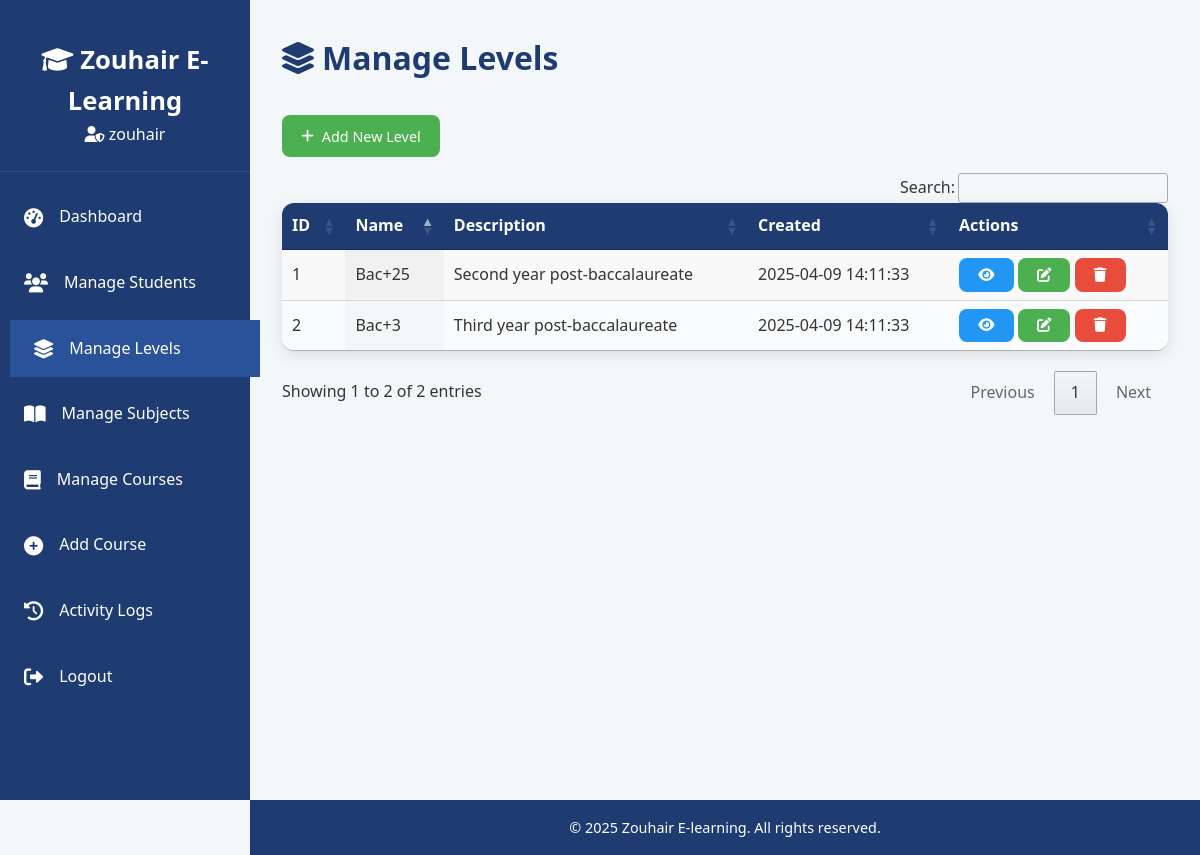
Screenshot of /admin/manage_levels.php (signed in) with the database file from the repository.
### tables this page shows
CREATE TABLE `levels` (
  `id` int(11) NOT NULL,
  `name` varchar(50) NOT NULL,
  `description` text DEFAULT NULL,
  `created_at` datetime DEFAULT current_timestamp()
);

### admin/manage_levels.php (the view, shortened to what this page needs)
<?php
 require_once '../includes/db_connect.php';
$levels = $db->query("SELECT * FROM levels ORDER BY name ASC");
?>
<!DOCTYPE html>
<html lang="en">
<head>
    <link rel="stylesheet" href="../assets/css/admin.css">
    <link rel="stylesheet" href="https://cdn.datatables.net/1.11.5/css/jquery.dataTables.min.css">
    <link rel="stylesheet" href="https://cdnjs.cloudflare.com/ajax/libs/font-awesome/6.0.0-beta3/css/all.min.css">
</head>
<body>
    <?php include '../includes/header.php'; ?>
    <main class="dashboard">
        <h1><i class="fas fa-layer-group"></i> Manage Levels</h1>
        <a href="add_level.php" class="btn-action add"><i class="fas fa-plus"></i> Add New Level</a>
        <table id="levelsTable" class="display">
            <thead>
                <tr>
                    <th>ID</th>
                    <th>Name</th>
                    <th>Description</th>
                    <th>Created</th>
                    <th>Actions</th>
                </tr>
            </thead>
            <tbody>
                <?php while ($level = $levels->fetch_assoc()): ?>
                    <tr>
                        <td><?php echo $level['id']; ?></td>
                        <td><?php echo htmlspecialchars($level['name']); ?></td>
                        <td><?php echo htmlspecialchars($level['description'] ?: 'N/A'); ?></td>
                        <td><?php echo $level['created_at']; ?></td>
                        <td>
                            <a href="view_level.php?id=<?php echo $level['id']; ?>" class="btn-action view" title="View"><i class="fas fa-eye"></i></a>
                            <a href="edit_level.php?id=<?php echo $level['id']; ?>" class="btn-action edit" title="Edit"><i class="fas fa-edit"></i></a>
                            <a href="delete_level.php?id=<?php echo $level['id']; ?>" class="btn-action delete" onclick="return confirm('Are you sure?');" title="Delete"><i class="fas fa-trash"></i></a>
                        </td>
                    </tr>
                <?php endwhile; ?>
            </tbody>
        </table>
    </main>
    <?php include '../includes/footer.php'; ?>
</body>
</html>

### includes/header.php (shortened to what this page needs)
<?php
require_once '../includes/db_connect.php';
$admin_id = $_SESSION['admin_id'];
$admin = $db->query("SELECT username FROM admins WHERE id = $admin_id")->fetch_assoc();
$admin_name = $admin ? htmlspecialchars($admin['username']) : 'Admin';
?>
<!DOCTYPE html>
<html lang="en">
<head>
    <link rel="stylesheet" href="../assets/css/admin.css">
    <link rel="stylesheet" href="https://cdn.datatables.net/1.11.5/css/jquery.dataTables.min.css">
    <link rel="stylesheet" href="https://cdnjs.cloudflare.com/ajax/libs/font-awesome/6.0.0-beta3/css/all.min.css">
</head>
<body>
    <aside class="sidebar">
        <div class="sidebar-header">
            <h2><i class="fas fa-graduation-cap"></i> Zouhair E-Learning</h2>
            <p class="admin-name"><i class="fas fa-user-shield"></i> <?php echo $admin_name; ?></p>
        </div>
        <nav class="sidebar-nav">
            <ul>
                <li><a href="../admin/dashboard.php" <?php echo basename($_SERVER['PHP_SELF']) == 'dashboard.php' ? 'class="active"' : ''; ?>><i class="fas fa-tachometer-alt"></i> <span>Dashboard</span></a></li>
                <li><a href="../admin/manage_students.php" <?php echo basename($_SERVER['PHP_SELF']) == 'manage_students.php' ? 'class="active"' : ''; ?>><i class="fas fa-users"></i> <span>Manage Students</span></a></li>
                <li><a href="../admin/manage_levels.php" <?php echo basename($_SERVER['PHP_SELF']) == 'manage_levels.php' ? 'class="active"' : ''; ?>><i class="fas fa-layer-group"></i> <span>Manage Levels</span></a></li>
                <li><a href="../admin/manage_subjects.php" <?php echo basename($_SERVER['PHP_SELF']) == 'manage_subjects.php' ? 'class="active"' : ''; ?>><i class="fas fa-book-open"></i> <span>Manage Subjects</span></a></li>
                <li><a href="../admin/manage_courses.php" <?php echo basename($_SERVER['PHP_SELF']) == 'manage_courses.php' ? 'class="active"' : ''; ?>><i class="fas fa-book"></i> <span>Manage Courses</span></a></li>
                <li><a href="../admin/add_course.php" <?php echo basename($_SERVER['PHP_SELF']) == 'add_course.php' ? 'class="active"' : ''; ?>><i class="fas fa-plus-circle"></i> <span>Add Course</span></a></li>
                <li><a href="../admin/activity_logs.php" <?php echo basename($_SERVER['PHP_SELF']) == 'activity_logs.php' ? 'class="active"' : ''; ?>><i class="fas fa-history"></i> <span>Activity Logs</span></a></li>
                <li><a href="../admin/logout.php"><i class="fas fa-sign-out-alt"></i> <span>Logout</span></a></li>
            </ul>
        </nav>
    </aside>
    <div class="main-content">

### assets/css/admin.css (style rules this page uses)
* { margin: 0; padding: 0; box-sizing: border-box; font-family: 'Segoe UI', Tahoma, Geneva, Verdana, sans-serif; }
body { background: #f4f7fa; color: #333; line-height: 1.6; overflow-x: hidden; }
.sidebar { position: fixed; top: 0; left: 0; width: 250px; height: 100vh; background: #1e3c72; color: #fff; padding: 1rem 0; transition: transform 0.3s ease; z-index: 1000; }
.sidebar-header { padding: 1.5rem; text-align: center; border-bottom: 1px solid rgba(255, 255, 255, 0.1); }
.sidebar-header h2 { font-size: 1.6rem; font-weight: 600; }
.sidebar-nav ul { list-style: none; margin-top: 1rem; }
.sidebar-nav li { margin: 0.5rem 0; }
.sidebar-nav a { display: flex; align-items: center; padding: 1rem 1.5rem; color: #fff; text-decoration: none; transition: all 0.3s ease; }
.sidebar-nav a:hover, .sidebar-nav a.active { background: #2a5298; transform: translateX(10px); }
.sidebar-nav i { margin-right: 1rem; font-size: 1.2rem; }
.main-content { margin-left: 250px; padding: 2rem; min-height: 100vh; background: #f4f7fa; transition: margin-left 0.3s ease; }
.dashboard h1 { font-size: 2rem; margin-bottom: 2rem; color: #1e3c72; display: flex; align-items: center; gap: 0.5rem; }
.display { width: 100%; border-collapse: collapse; background: #fff; border-radius: 12px; overflow: hidden; box-shadow: 0 4px 15px rgba(0, 0, 0, 0.1); }
.display thead { background: #1e3c72; color: #fff; }
.display th, .display td { padding: 1rem; text-align: left; }
.display tbody tr:nth-child(even) { background: #f9fbfc; }
.display.dataTable { margin-bottom: 1rem; }
.btn-action { display: inline-flex; align-items: center; gap: 0.5rem; padding: 0.6rem 1.2rem; border-radius: 8px; text-decoration: none; font-size: 0.9rem; transition: all 0.3s ease; cursor: pointer; }
.btn-action.view { background: #2196f3; color: #fff; }
.btn-action.edit { background: #4caf50; color: #fff; }
.btn-action.delete { background: #e74c3c; color: #fff; }
.btn-action.add { background: #4caf50; color: #fff; margin-bottom: 1rem; }
.sidebar-nav a::before { content: ""; position: absolute; left: 0; top: 0; height: 100%; width: 0; background: rgba(255, 255, 255, 0.1); transition: width 0.3s ease; }
.btn-action i { transition: transform 0.3s ease; }

### rows the page displays
levels: id "1", name "Bac+25", description "Second year post-baccalaureate", created_at "2025-04-09 14:11:33"
levels: id "2", name "Bac+3", description "Third year post-baccalaureate", created_at "2025-04-09 14:11:33"

### other values shown
$admin_name "zouhair"
